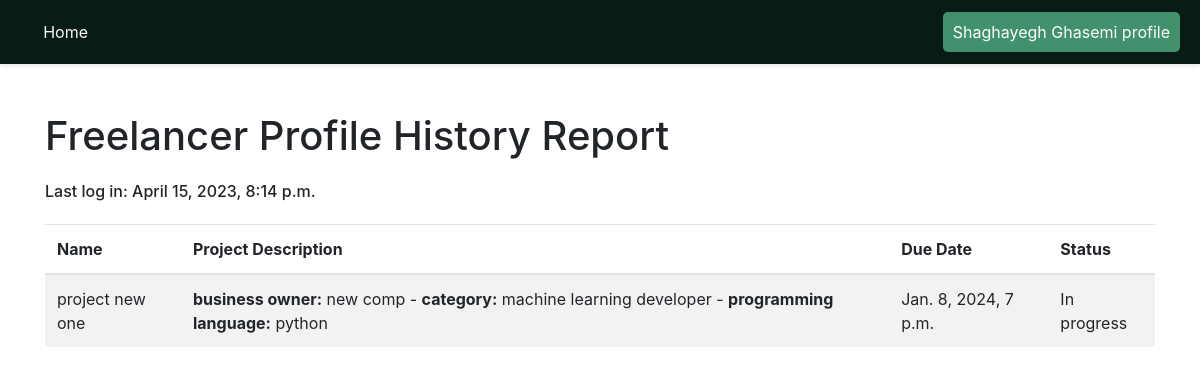
Screenshot of /freelancer-report/1 with the database file from the repository.
### jobs/models.py (models this page shows, shortened)
class Freelancer(models.Model):
    owner = models.OneToOneField(User, on_delete=models.CASCADE) # delete the profile if the user deletes his/her account
    name = models.CharField(max_length=50)
    profile_pic = models.ImageField(upload_to="profiles/", blank=True)
    joinedDate = models.DateTimeField(default=timezone.now)
    skills = models.TextField(blank=True, null=True)
    about = models.TextField(blank=True, null=True)

class Project(models.Model):
    CATEGORY = (
        ('full stack developer', 'full stack developer'),
        ('front-end developer', 'front-end developer'),
        ('back-end developer', 'back-end developer'),
        ('UI/UX designer', 'UI/UX designer'),
        ('database developer', 'database developer'),
        ('machine learning developer', 'machine learning developer')
    )
    PL = (
        ('python', 'python'),
        ('java', 'java'),
        ('matlab', 'matlab'),
        ('C++', 'C++'),
        ('django', 'django'),
        ('node js', 'node js'),
        ('HTML/CSS/JS', 'HTML/CSS/JS'),
        ('react', 'react'),
        ('angularJS', 'angularJS')
    )
    name = models.CharField(max_length=50)
    owner = models.ForeignKey(Business, on_delete=models.CASCADE)
    developer = models.ForeignKey(Freelancer, blank=True, null=True, on_delete=models.SET_NULL)
    category = models.CharField(max_length=200, null=True, choices=CATEGORY)
    programming_languages = models.CharField(max_length=200, null=True, choices=PL)
    is_complete = models.BooleanField(default=False)
    dateCreated = models.DateTimeField(default=timezone.now)
    due_date = models.DateTimeField()
    budjet = models.FloatField()

class Business(models.Model):
    owner = models.OneToOneField(User, on_delete=models.CASCADE) # delete the profile if the user deletes his/her account
    name = models.CharField(max_length=50)
    profile_pic = models.ImageField(upload_to='profiles/', blank=True)
    about = models.TextField(blank=True, null=True)

### accounts/models.py (models this page shows, shortened)
class CustomUser(AbstractUser):
    def get_freelancer(self):
        if(hasattr(self, 'freelancer')):
            return self.freelancer
        return None

### jobs/views.py (the view)
# urls.py: path('freelancer-report/<int:pk>', freelancer_report, name='freelancer-report'),
def freelancer_report(request, pk):
    freelancer = Freelancer.objects.get(id=pk)
    projects_id = []
    all_projects = Project.objects.all()
    for p in all_projects:
        if p.developer == freelancer:
            projects_id.append(p.id)
    projects = Project.objects.filter(id__in=projects_id)
    context = {
        'freelancer': freelancer,
        'user': request.user,
        'projects': projects
    }
    return render(request, 'jobs/freelancer_report.html', context)

### jobs/templates/jobs/freelancer_report.html (shortened to what this page needs)
{% load static %}
<!DOCTYPE html>
<html>
<head>
	<link rel="stylesheet" href="https://maxcdn.bootstrapcdn.com/bootstrap/4.5.2/css/bootstrap.min.css">
</head>
<body>
	<div class="header">
		<div style="padding-left: 2%;"><a class="text-light" href="{% url 'home' %}" style="text-decoration: none; color: aliceblue;">Home</a></div>
		{% if user.is_authenticated and user.get_freelancer and user.id == freelancer.id %}
			<div style="float: right;"><a class="fcc-btn" href="{% url 'profile' %}"> My profile</a></div>
		{% else %}
			<div style="float: right;"><a class="fcc-btn" href="{% url 'view-freelancer-profile' freelancer.id%}"> {{freelancer.name}} profile</a></div>
		{% endif %}
	</div>
	<div class="container mt-5">
		<h1>Freelancer Profile History Report</h1>
		<h6 style="margin-top: 2%; margin-bottom: 2%;"> Last log in: {{freelancer.owner.last_login}}</h6>
		<table class="table table-striped">
			<thead>
				<tr>
					<th>Name</th>
					<th>Project Description</th>
					<th>Due Date</th>
					<th>Status</th>
				</tr>
			</thead>
			<tbody>
				{% for project in projects %}
					<tr>
						<td> {{ project.name }} </td>
						<td> <strong>business owner:</strong> {{project.owner.name }} - <strong>category:</strong> {{ project.category }} - <strong>programming language:</strong> {{ project.programming_languages}}</td>
						<td> {{ project.due_date }} </td>
						{% if project.is_complete %}
							<td> Completed </td>
							{% if user.get_freelancer and user.get_freelancer == freelancer %}
								<td><button onclick="change_status({{freelancer.id}}, {{project.id}}, 0)">Continue</button></td>
							{% endif %}
						{% else %}
							<td> In progress </td>
						{% endif %}
					</tr>
				{% endfor %}
			</tbody>
		</table>
	</div>
</body>
</html>

### jobs/templates/jobs/freelancer_report.html (style rules this page uses)
.header { background-color: #081c15; color: #fff; padding: 20px; display: flex; align-items: center; justify-content: space-between; box-shadow: 0 2px 4px rgba(0, 0, 0, 0.1); height: 4%; }
.fcc-btn { background-color: #40916c; color: white; border: none; border-radius: 5px; cursor: pointer; text-decoration: none; padding: 10px; }

### rows the page displays
Freelancer: name "Shaghayegh Ghasemi", owner.last_login "April 15, 2023, 8:14 p.m."
Project: name "project new one", owner.name "new comp", category "machine learning developer", programming_languages "python", due_date "Jan. 8, 2024, 7 p.m.", is_complete "In progress"
